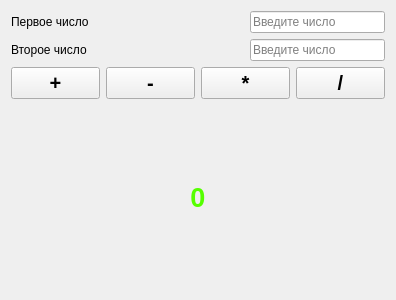
<?xml version="1.0" encoding="UTF-8"?>
<ui version="4.0">
 <class>Form</class>
 <widget class="QWidget" name="Form">
  <property name="geometry">
   <rect>
    <x>0</x>
    <y>0</y>
    <width>396</width>
    <height>300</height>
   </rect>
  </property>
  <property name="windowTitle">
   <string>Form</string>
  </property>
  <layout class="QVBoxLayout" name="verticalLayout">
   <item>
    <layout class="QHBoxLayout" name="horizontalLayout">
     <item>
      <widget class="QLabel" name="label">
       <property name="text">
        <string>Первое число </string>
       </property>
      </widget>
     </item>
     <item>
      <spacer name="horizontalSpacer">
       <property name="orientation">
        <enum>Qt::Orientation::Horizontal</enum>
       </property>
       <property name="sizeHint" stdset="0">
        <size>
         <width>148</width>
         <height>20</height>
        </size>
       </property>
      </spacer>
     </item>
     <item>
      <widget class="QLineEdit" name="lineEdit">
       <property name="minimumSize">
        <size>
         <width>135</width>
         <height>22</height>
        </size>
       </property>
       <property name="maximumSize">
        <size>
         <width>135</width>
         <height>22</height>
        </size>
       </property>
       <property name="placeholderText">
        <string>Введите число</string>
       </property>
      </widget>
     </item>
    </layout>
   </item>
   <item>
    <layout class="QHBoxLayout" name="horizontalLayout_2">
     <item>
      <widget class="QLabel" name="label_2">
       <property name="text">
        <string>Второе число </string>
       </property>
      </widget>
     </item>
     <item>
      <spacer name="horizontalSpacer_2">
       <property name="orientation">
        <enum>Qt::Orientation::Horizontal</enum>
       </property>
       <property name="sizeHint" stdset="0">
        <size>
         <width>148</width>
         <height>20</height>
        </size>
       </property>
      </spacer>
     </item>
     <item>
      <widget class="QLineEdit" name="lineEdit_2">
       <property name="minimumSize">
        <size>
         <width>135</width>
         <height>22</height>
        </size>
       </property>
       <property name="maximumSize">
        <size>
         <width>135</width>
         <height>22</height>
        </size>
       </property>
       <property name="placeholderText">
        <string>Введите число</string>
       </property>
      </widget>
     </item>
    </layout>
   </item>
   <item>
    <layout class="QHBoxLayout" name="horizontalLayout_3">
     <item>
      <widget class="QPushButton" name="pushButton">
       <property name="font">
        <font>
         <pointsize>15</pointsize>
         <bold>true</bold>
        </font>
       </property>
       <property name="text">
        <string>+</string>
       </property>
      </widget>
     </item>
     <item>
      <widget class="QPushButton" name="pushButton_2">
       <property name="font">
        <font>
         <pointsize>15</pointsize>
         <bold>true</bold>
        </font>
       </property>
       <property name="text">
        <string>-</string>
       </property>
      </widget>
     </item>
     <item>
      <widget class="QPushButton" name="pushButton_3">
       <property name="font">
        <font>
         <pointsize>15</pointsize>
         <bold>true</bold>
        </font>
       </property>
       <property name="text">
        <string>*</string>
       </property>
      </widget>
     </item>
     <item>
      <widget class="QPushButton" name="pushButton_4">
       <property name="font">
        <font>
         <pointsize>15</pointsize>
         <bold>true</bold>
        </font>
       </property>
       <property name="text">
        <string>/</string>
       </property>
      </widget>
     </item>
    </layout>
   </item>
   <item>
    <widget class="QLabel" name="label_3">
     <property name="font">
      <font>
       <pointsize>20</pointsize>
       <bold>true</bold>
      </font>
     </property>
     <property name="styleSheet">
      <string notr="true">color: rgb(85, 255, 0);</string>
     </property>
     <property name="text">
      <string>0</string>
     </property>
     <property name="alignment">
      <set>Qt::AlignmentFlag::AlignCenter</set>
     </property>
    </widget>
   </item>
  </layout>
 </widget>
 <resources/>
 <connections/>
</ui>
